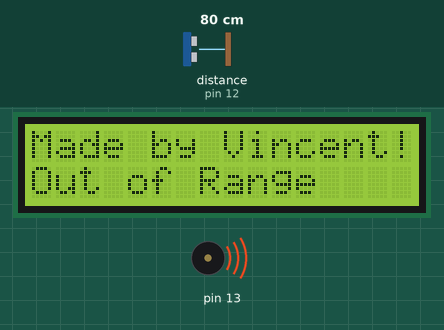
This sketch was run on a simulated Arduino Uno, built with avr-gcc and run on an emulated ATmega328P. Parts: 16×2 character LCD, buzzer (waves = sounding). Wiring (inferred from the names in the program): ultrasonic range finder: trigger pin 11; echo pin 12. The test bench sets the inputs (shaded band); at power-on: distance to the obstacle (sensor on pin 12) 80 cm. The echo pulse lasts 58.3 µs per cm; what the sketch prints to the serial monitor is not drawn.

Above: at 1.2 s.
1.3 s: distance to the obstacle (sensor on pin 12) set to 2 cm
At 2.4 s:
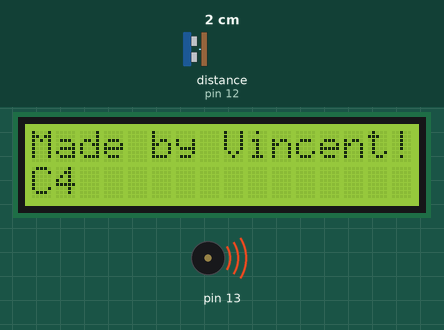
2.9 s: distance to the obstacle (sensor on pin 12) set to 35 cm
At 3.6 s:
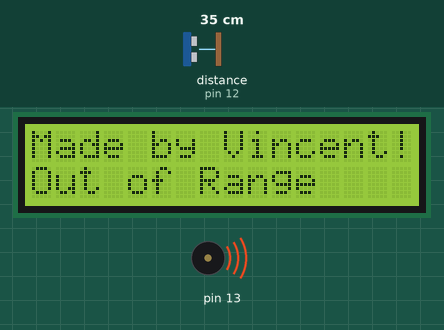
4.5 s: distance to the obstacle (sensor on pin 12) set to 9 cm
At 5.9 s:
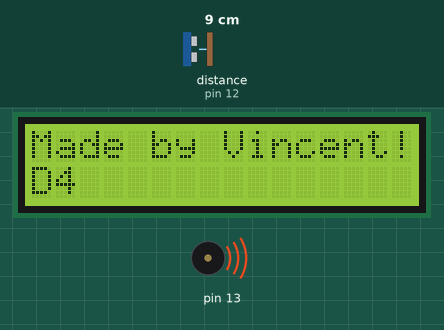
7.5 s: distance to the obstacle (sensor on pin 12) set to 4 cm
At 8.3 s:
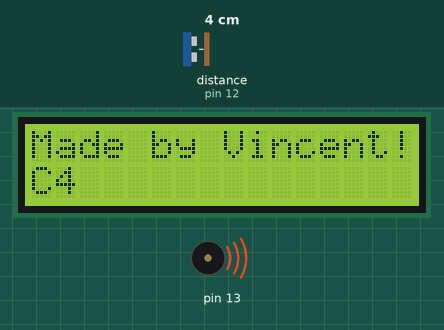
10.5 s: distance to the obstacle (sensor on pin 12) set to 18 cm
At 11.0 s:
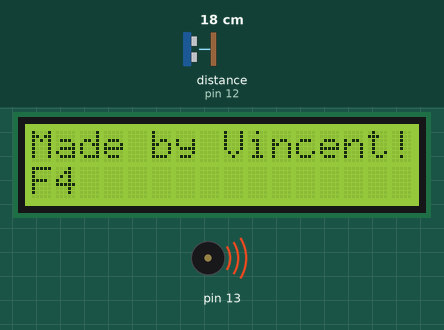
Timing chart, 0 to 13.1 s (numbered marks = the images above; inputs shaded):
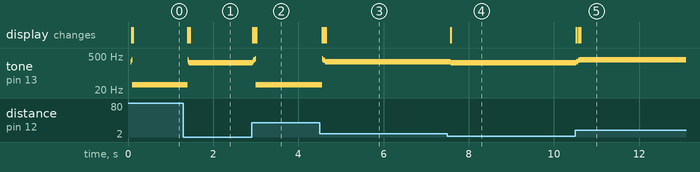

Measured:
- after the input at 1.3 s, tone on pin 13: 33 Hz → 349 Hz after 0.10 s, → 294 Hz 0.01 s later, → 262 Hz 0.01 s later; the display: first changes after 0.11 s (image 1 shows a later state)
- after the input at 2.9 s, tone on pin 13: plays 294 Hz for 0.01 s, 330 Hz for 0.02 s, 349 Hz for 0.03 s, 392 Hz for 0.02 s, 33 Hz for 1.5 s, starting at once; the display: first changes at once (image 2 shows a later state)
- after the input at 4.5 s, tone on pin 13: 33 Hz → 392 Hz after 0.06 s, → 349 Hz 0.01 s later, → 330 Hz 0.03 s later, → 294 Hz 0.03 s later; the display: first changes after 0.06 s (image 3 shows a later state)
- after the input at 7.5 s, tone on pin 13: 294 Hz → 262 Hz after 0.08 s; the display: changes after 0.08 s (image 4)
- after the input at 10.5 s, tone on pin 13: 262 Hz → 294 Hz at once, → 330 Hz 0.04 s later, → 349 Hz 0.04 s later; the display: first changes at once (image 5 shows a later state)

The sketch:

Music_ultrasonic.ino
```cpp
#include <LiquidCrystal.h>
const int rs = 10, en = 9, d4 = 5, d5 = 4, d6 = 3, d7 = 2;
LiquidCrystal lcd(rs, en, d4, d5, d6, d7);
const int trigPin = 11;
const int echoPin = 12;

float duration, distance, average;

#define NOTE_B0  31
#define NOTE_C1  33
#define NOTE_CS1 35
#define NOTE_D1  37
#define NOTE_DS1 39
#define NOTE_E1  41
#define NOTE_F1  44
#define NOTE_FS1 46
#define NOTE_G1  49
#define NOTE_GS1 52
#define NOTE_A1  55
#define NOTE_AS1 58
#define NOTE_B1  62
#define NOTE_C2  65
#define NOTE_CS2 69
#define NOTE_D2  73
#define NOTE_DS2 78
#define NOTE_E2  82
#define NOTE_F2  87
#define NOTE_FS2 93
#define NOTE_G2  98
#define NOTE_GS2 104
#define NOTE_A2  110
#define NOTE_AS2 117
#define NOTE_B2  123
#define NOTE_C3  131
#define NOTE_CS3 139
#define NOTE_D3  147
#define NOTE_DS3 156
#define NOTE_E3  165
#define NOTE_F3  175
#define NOTE_FS3 185
#define NOTE_G3  196
#define NOTE_GS3 208
#define NOTE_A3  220
#define NOTE_AS3 233
#define NOTE_B3  247
#define NOTE_C4  262
#define NOTE_CS4 277
#define NOTE_D4  294
#define NOTE_DS4 311
#define NOTE_E4  330
#define NOTE_F4  349
#define NOTE_FS4 370
#define NOTE_G4  392
#define NOTE_GS4 415
#define NOTE_A4  440
#define NOTE_AS4 466
#define NOTE_B4  494
#define NOTE_C5  523
#define NOTE_CS5 554
#define NOTE_D5  587
#define NOTE_DS5 622
#define NOTE_E5  659
#define NOTE_F5  698
#define NOTE_FS5 740
#define NOTE_G5  784
#define NOTE_GS5 831
#define NOTE_A5  880
#define NOTE_AS5 932
#define NOTE_B5  988
#define NOTE_C6  1047
#define NOTE_CS6 1109
#define NOTE_D6  1175
#define NOTE_DS6 1245
#define NOTE_E6  1319
#define NOTE_F6  1397
#define NOTE_FS6 1480
#define NOTE_G6  1568
#define NOTE_GS6 1661
#define NOTE_A6  1760
#define NOTE_AS6 1865
#define NOTE_B6  1976
#define NOTE_C7  2093
#define NOTE_CS7 2217
#define NOTE_D7  2349
#define NOTE_DS7 2489
#define NOTE_E7  2637
#define NOTE_F7  2794
#define NOTE_FS7 2960
#define NOTE_G7  3136
#define NOTE_GS7 3322
#define NOTE_A7  3520
#define NOTE_AS7 3729
#define NOTE_B7  3951
#define NOTE_C8  4186
#define NOTE_CS8 4435
#define NOTE_D8  4699
#define NOTE_DS8 4978
#define REST 0

int stabilization[9] = {};
int distance_readings_counter = 0;
void setup() {
  pinMode(trigPin, OUTPUT);
  pinMode (echoPin, INPUT);
  lcd.begin(16, 2);
  Serial.begin(9600);
  lcd.print("Made by Vincent!");
}

// the loop function runs over and over again forever
void loop() {
  digitalWrite(trigPin, LOW);  // turn the LED on (HIGH is the voltage level)
  delayMicroseconds(2);                      // wait for a second
  digitalWrite(trigPin, HIGH);   // turn the LED off by making the voltage LOW
  delayMicroseconds(10);
  digitalWrite(trigPin, LOW);                      // wait for a second

  noInterrupts();
  duration = pulseIn(echoPin, HIGH);
  interrupts();
  distance = (duration*.0343)/2;
  stabilization[distance_readings_counter % 9] = distance;
  distance_readings_counter++;
  for ( int i = 0 ; i < 9 ; i++) {
    average += stabilization[i] / 9.0;
  }
  int round = (int) average;
  Serial.print("Distance: ");
  tone(13, note(round));
  Serial.println(round);
  lcd.setCursor(0, 1);
  lcd.print(notePrint(round));
  average = 0;
  delay(10);
}

int note(int round) {
  switch (round) {
    case 1:
    case 2:
    case 3:
    case 4:
      return NOTE_C4;
    case 5:
    case 6:
    case 7:
    case 8:
    case 9:
      return NOTE_D4;
    case 10:
    case 11:
    case 12:
    case 13:
    case 14:
      return NOTE_E4;
    case 15:
    case 16:
    case 17:
    case 18:
    case 19:
      return NOTE_F4;
    case 20:
    case 21:
    case 22:
    case 23:
    case 24:
      return NOTE_G4;
    default:
      return NOTE_C1;
  }
}

const char* notePrint(int round) {
  switch (round) {
    case 1:
    case 2:
    case 3:
    case 4:
      return "C4           ";
    case 5:
    case 6:
    case 7:
    case 8:
    case 9:
      return "D4          ";
    case 10:
    case 11:
    case 12:
    case 13:
    case 14:
      return "E4           ";
    case 15:
    case 16:
    case 17:
    case 18:
    case 19:
      return "F4           ";
    case 20:
    case 21:
    case 22:
    case 23:
    case 24:
      return "G4           ";
    default:
      return "Out of Range";
  }
}
```
